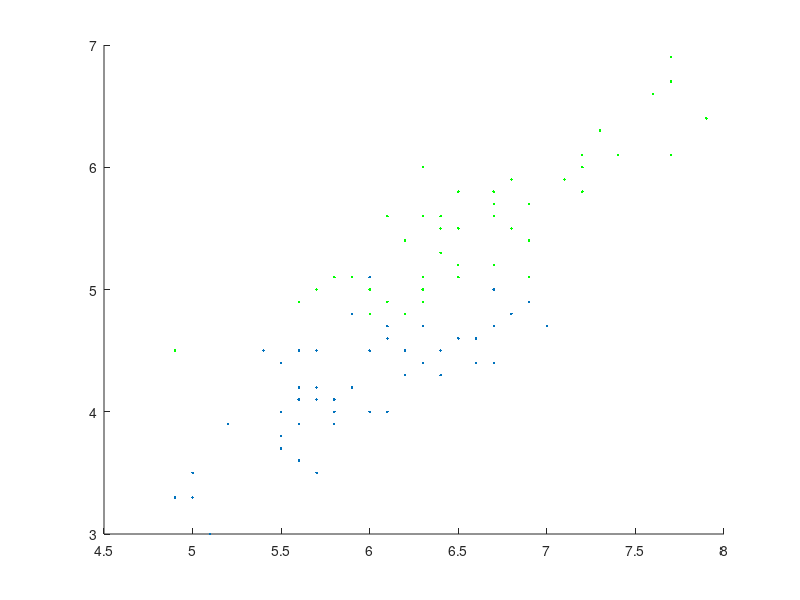
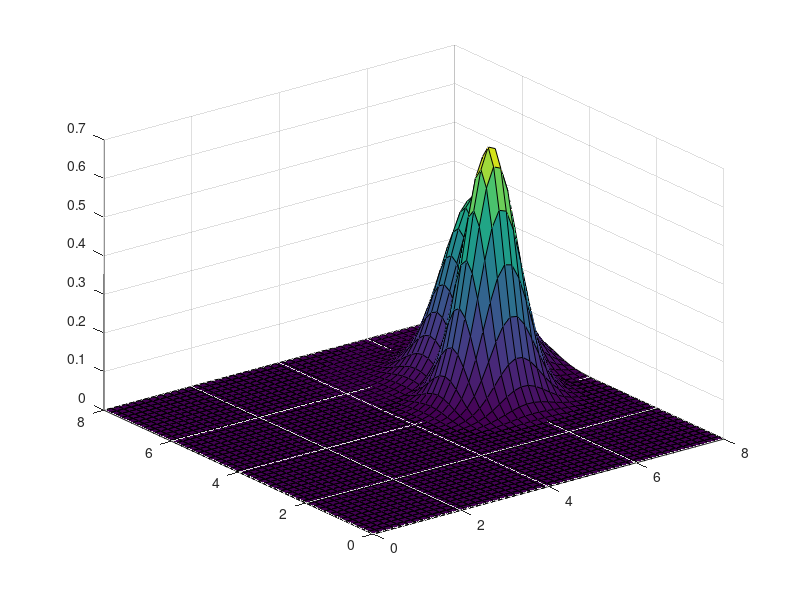

Write the MATLAB code that produced these figures, in order.
load fisheriris
%plotmatrix(meas)
data = [meas(:,1) meas(:,3)]
%figure
%plot(data(1:50,1),data(1:50,2),'k.')
hold on
plot(data(51:100,1),data(51:100,2),'.')
plot(data(101:150,1),data(101:150,2),'g.')
m1 = mean(data(101:150,:))
c1 = cov(data(101:150,:))
c1 = eye*diag(c1)'
[X1,X2] = meshgrid(linspace(0,8,50)',linspace(0,8,50)');
X = [X1(:) X2(:)];
p = mvnpdf(X,m1,c1)
figure
surf(X1,X2,reshape(p,50,50));
m2 = mean(data(51:100,:));
c2 = cov(data(51:100,:));
c2 = eye*diag(c2)';
hold on
p2 = mvnpdf(X,m2,c2);
surf(X1,X2,reshape(p2,50,50));